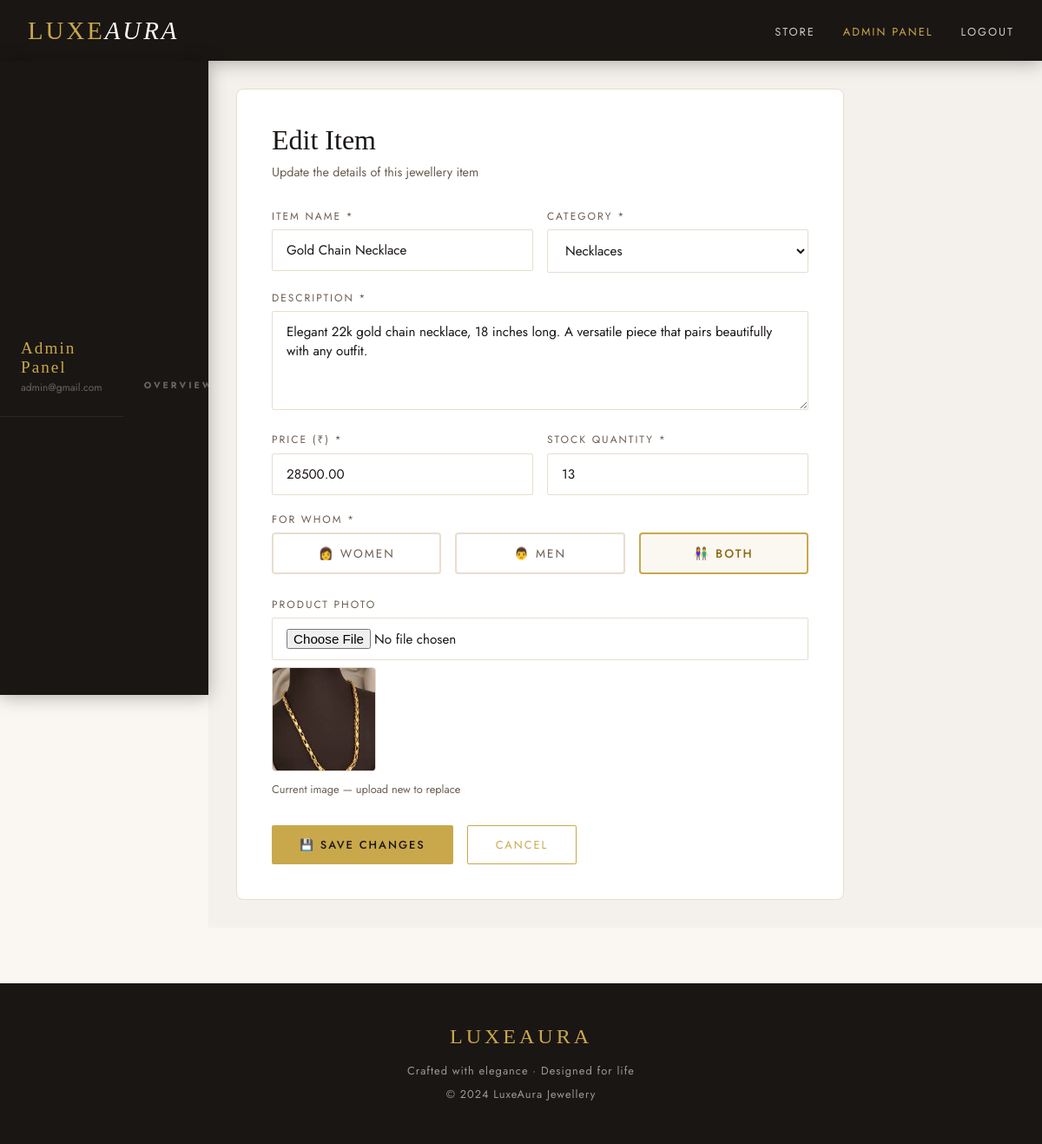
Page /admin-panel/products/edit/2/ (signed in) on the committed database.
### store/models.py (models this page shows, shortened)
class Product(models.Model):
    FOR_WHOM_CHOICES = (
        ('Women', 'Women'),
        ('Men', 'Men'),
        ('Both', 'Both'),
    )
    name = models.CharField(max_length=255)
    category = models.ForeignKey(Category, on_delete=models.CASCADE, related_name='products')
    description = models.TextField()
    price = models.DecimalField(max_digits=10, decimal_places=2)
    image = models.ImageField(upload_to='products/', blank=True, null=True)
    stock = models.PositiveIntegerField(default=0)
    for_whom = models.CharField(max_length=10, choices=FOR_WHOM_CHOICES, default='Both')
    created_at = models.DateTimeField(auto_now_add=True)

### store/views.py (the view)
    def wrapper(request, *args, **kwargs):
        if not request.user.is_authenticated:
            return redirect('login')
        if not request.user.is_staff:
            messages.error(request, 'Access denied. Admin only.')
            return redirect('home')
        return view_func(request, *args, **kwargs)

### store/forms.py
class ProductForm(forms.ModelForm):
    class Meta:
        model = Product
        fields = ['name', 'category', 'description', 'price', 'stock', 'for_whom', 'image']
        widgets = {
            'name': forms.TextInput(attrs={'class': 'form-control', 'placeholder': 'e.g. Diamond Solitaire Ring'}),
            'category': forms.Select(attrs={'class': 'form-select'}),
            'description': forms.Textarea(attrs={'class': 'form-control', 'rows': 4, 'placeholder': 'Describe the jewellery piece...'}),
            'price': forms.NumberInput(attrs={'class': 'form-control', 'placeholder': '0.00'}),
            'stock': forms.NumberInput(attrs={'class': 'form-control', 'placeholder': '0'}),
            'for_whom': forms.Select(attrs={'class': 'form-select'}),
            'image': forms.FileInput(attrs={'class': 'form-control', 'accept': 'image/*'}),
        }

### store/models.py (called while the page is built)
    def __str__(self):
        return self.name

### store/views.py (called while the page is built)
def staff_required(view_func):
    def wrapper(request, *args, **kwargs):
        if not request.user.is_authenticated:
            return redirect('login')
        if not request.user.is_staff:
            messages.error(request, 'Access denied. Admin only.')
            return redirect('home')
        return view_func(request, *args, **kwargs)
    return wrapper

@staff_required
def admin_edit_product(request, product_id):
    product = get_object_or_404(Product, id=product_id)
    if request.method == 'POST':
        form = ProductForm(request.POST, request.FILES, instance=product)
        if form.is_valid():
            form.save()
            messages.success(request, 'Product updated successfully!')
            return redirect('admin_products')
    else:
        form = ProductForm(instance=product)
    return render(request, 'admin_product_form.html', {'form': form, 'product': product})

### templates/admin_product_form.html (shortened to what this page needs)
{% extends 'base.html' %}
{% block content %}
<div class="admin-layout">
    <nav class="admin-sidebar">
        <div style="padding: 0 1.5rem 1.5rem; border-bottom: 1px solid rgba(255,255,255,0.08);">
            <div style="font-family:'Cormorant Garamond',serif;font-size:1.2rem;color:var(--gold);letter-spacing:2px;">Admin Panel</div>
            <div style="font-size:0.75rem;color:#666;margin-top:0.2rem">{{ request.user.email }}</div>
        </div>
        <h4>Overview</h4>
    </nav>
    <div class="admin-main">
        <div class="add-product-card">
            <h1>{% if product %}Edit Item{% else %}Add New Item{% endif %}</h1>
            <p>{% if product %}Update the details of this jewellery item{% else %}Add a new jewellery item to your store. It will be visible to customers immediately.{% endif %}</p>
            <form method="POST" enctype="multipart/form-data">
                <div class="form-row">
                    <div class="form-group">
                        <label>Item Name *</label>
                        {{ form.name }}
                    </div>
                    <div class="form-group">
                        <label>Category *</label>
                        {{ form.category }}
                    </div>
                </div>
                <div class="form-group">
                    <label>Description *</label>
                    {{ form.description }}
                </div>
                <div class="form-row">
                    <div class="form-group">
                        <label>Price (₹) *</label>
                        {{ form.price }}
                    </div>
                    <div class="form-group">
                        <label>Stock Quantity *</label>
                        {{ form.stock }}
                    </div>
                </div>
                <div class="form-group">
                    <label>For Whom *</label>
                    <div class="for-whom-group">
                        <div class="for-whom-option">
                            <label for="fw_women">👩 Women</label>
                        </div>
                        <div class="for-whom-option">
                            <label for="fw_men">👨 Men</label>
                        </div>
                        <div class="for-whom-option">
                            <label for="fw_both">👫 Both</label>
                        </div>
                    </div>
                </div>
                <div class="form-group">
                    <label>Product Photo</label>
                    {{ form.image }}
                    {% if product and product.image %}
                    <div style="margin-top:0.5rem">
                        <img src="{{ product.image.url }}" style="width:120px;height:120px;object-fit:cover;border-radius:4px;border:1px solid var(--light-border)">
                        <p style="font-size:0.8rem;color:var(--mid);margin-top:0.3rem">Current image — upload new to replace</p>
                    </div>
                    {% endif %}
                </div>
                <div style="display:flex;gap:1rem;margin-top:1rem">
                    <button type="submit" class="btn btn-gold">
                        {% if product %}💾 Save Changes{% else %}✨ Add to Store{% endif %}
                    </button>
                    <a href="{% url 'admin_products' %}" class="btn btn-outline">Cancel</a>
                </div>
            </form>
        </div>
    </div>
</div>
{% endblock %}

### templates/base.html (style rules this page uses)
:root { --gold: #C9A84C; --gold-light: #E8C97A; --gold-dark: #8B6914; --cream: #FAF7F2; --dark: #1A1614; --charcoal: #2D2926; --mid: #6B5E52; --light-border: #E8DDD0; }
* { margin: 0; padding: 0; box-sizing: border-box; }
body { font-family: 'Jost', sans-serif; background: var(--cream); color: var(--dark); }
nav { background: var(--dark); padding: 0 2rem; display: flex; align-items: center; justify-content: space-between; height: 70px; position: sticky; top: 0; z-index: 1000; box-shadow: 0 2px 20px rgba(0,0,0,0.3); }
.btn { display: inline-block; padding: 0.75rem 2rem; font-size: 0.8rem; letter-spacing: 2px; text-transform: uppercase; font-family: 'Jost', sans-serif; cursor: pointer; border: none; text-decoration: none; transition: all 0.3s; border-radius: 2px; }
.btn-gold { background: var(--gold); color: var(--dark); font-weight: 500; }
.btn-outline { background: transparent; color: var(--gold); border: 1px solid var(--gold); }
.form-group { margin-bottom: 1.2rem; }
.form-group label { display: block; font-size: 0.75rem; letter-spacing: 2px; text-transform: uppercase; color: var(--mid); margin-bottom: 0.4rem; }
.form-control, .form-select { width: 100%; padding: 0.75rem 1rem; border: 1px solid var(--light-border); background: #fff; font-family: 'Jost', sans-serif; font-size: 0.95rem; color: var(--dark); outline: none; transition: border-color 0.3s; border-radius: 2px; }
textarea.form-control { resize: vertical; }

### templates/admin_product_form.html (style rules this page uses)
.admin-layout { display: grid; grid-template-columns: 240px 1fr; min-height: calc(100vh - 70px); }
.admin-sidebar { background: var(--dark); padding: 2rem 0; position: sticky; top: 70px; height: calc(100vh - 70px); overflow-y: auto; }
.admin-sidebar h4 { font-size: 0.65rem; letter-spacing: 3px; text-transform: uppercase; color: #666; padding: 0 1.5rem; margin: 1.5rem 0 0.5rem; }
.admin-main { padding: 2rem; background: #f4f1ec; }
.add-product-card { background: #fff; border: 1px solid var(--light-border); border-radius: 8px; padding: 2.5rem; max-width: 700px; }
.add-product-card h1 { font-family: 'Cormorant Garamond', serif; font-size: 2rem; font-weight: 400; margin-bottom: 0.5rem; }
.add-product-card p { color: var(--mid); margin-bottom: 2rem; font-size: 0.9rem; }
.form-row { display: grid; grid-template-columns: 1fr 1fr; gap: 1rem; }
.for-whom-group { display: flex; gap: 1rem; }
.for-whom-option { flex: 1; }
.for-whom-option label { display: flex; align-items: center; justify-content: center; gap: 0.5rem; padding: 0.75rem; border: 2px solid var(--light-border); border-radius: 4px; cursor: pointer; font-size: 0.85rem; transition: all 0.2s; text-align: center; }
.for-whom-option input:checked + label { border-color: var(--gold); background: rgba(201,168,76,0.08); color: var(--gold-dark); font-weight: 500; }

### rows in the picture
Product: name "Gold Chain Necklace", category "Necklaces", description "Elegant 22k gold chain necklace, 18 inches long. A versatile piece that pairs beautifully with any outfit.", price "28500.00", stock "13", image (picture)

### other values in the picture
{{ request.user.email }} "admin@gmail.com"
